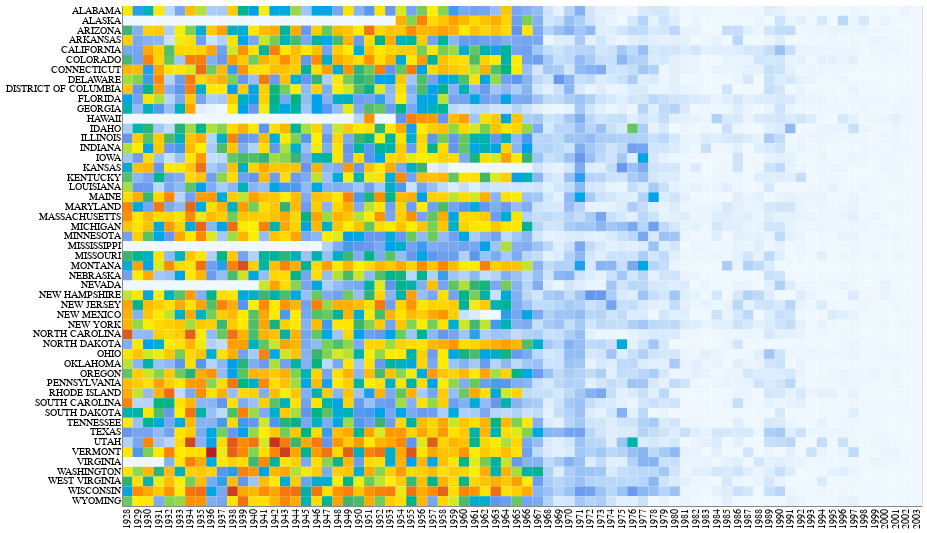

This figure's notebook cell:
### Markdown cell above
All operative components of the visualization appear above, we now just have to adjust the aesthetic features to reproduce the original plot.
Altair allows a wide range of flexibility for such adjustments, including size and color of markings, axis labels and titles, and more.

Here is the data visualized again with a number of these adjustments:

### Code cell
# Define a custom colormape using Hex codes & HTML color names
colormap = alt.Scale(domain=[0, 100, 200, 300, 1000, 3000],
                     range=['#F0F8FF', 'cornflowerblue', 'mediumseagreen', '#FFEE00', 'darkorange', 'firebrick'],
                     type='sqrt')

alt.Chart(measles).mark_rect().encode(
    alt.X('YEAR:O', axis=alt.Axis(title=None, ticks=False)),
    alt.Y('state:N', axis=alt.Axis(title=None, ticks=False)),
    alt.Color('incidence:Q', sort='ascending', scale=colormap, legend=None)
).properties(
    width=800,
    height=500
)

### Figure 1 — Vega-Lite specification as saved in the notebook (floating-point values rounded to 4 significant figures; data arrays with more than 128 entries replaced by an {"elided": "..."} marker saying what was removed)
{"$schema": "https://vega.github.io/schema/vega-lite/v2.6.0.json", "config": {"view": {"height": 300, "width": 400}}, "data": {"name": "data-7c6a45a20b09aa090712bc9182fe0330"}, "datasets": {"data-7c6a45a20b09aa090712bc9182fe0330": {"elided": "3876 records"}}, "encoding": {"color": {"field": "incidence", "legend": null, "scale": {"domain": [0, 100, 200, 300, 1000, 3000], "range": ["#F0F8FF", "cornflowerblue", "mediumseagreen", "#FFEE00", "darkorange", "firebrick"], "type": "sqrt"}, "sort": "ascending", "type": "quantitative"}, "x": {"axis": {"ticks": false, "title": null}, "field": "YEAR", "type": "ordinal"}, "y": {"axis": {"ticks": false, "title": null}, "field": "state", "type": "nominal"}}, "height": 500, "mark": "rect", "width": 800}
